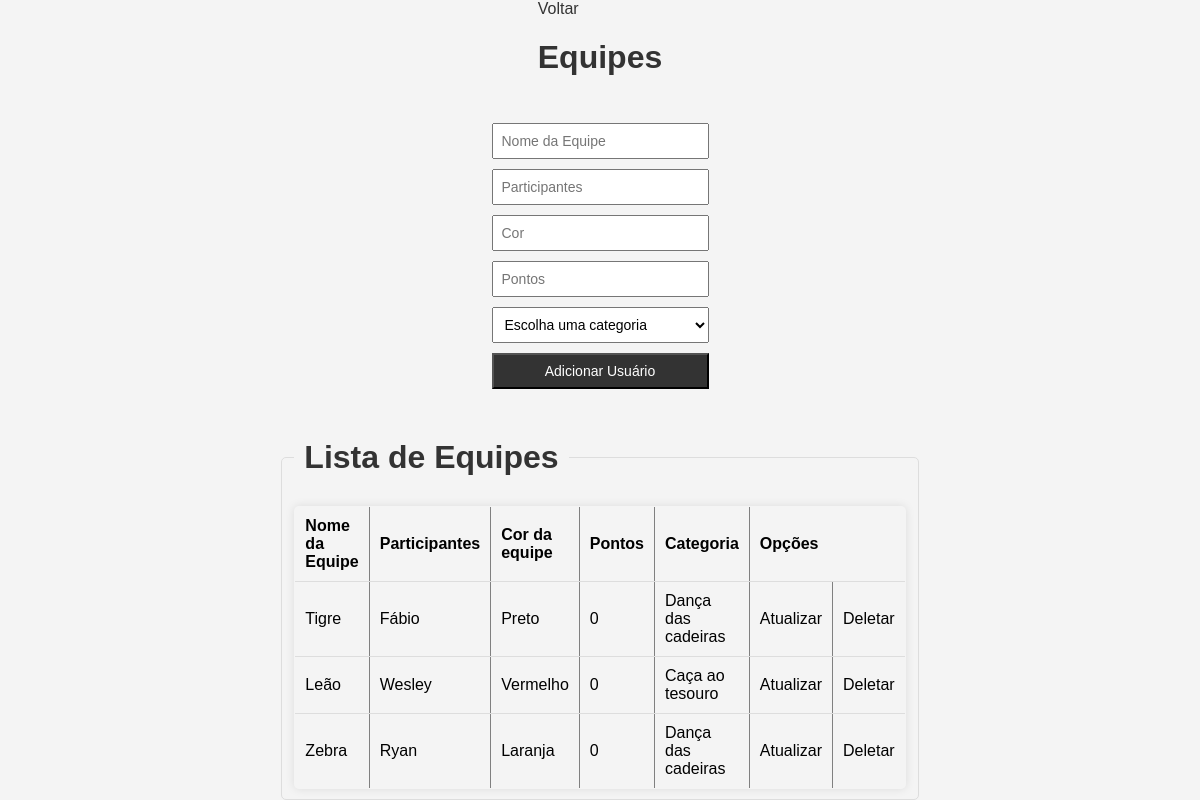
The app's page /Public/Adm/equip.php, older data.
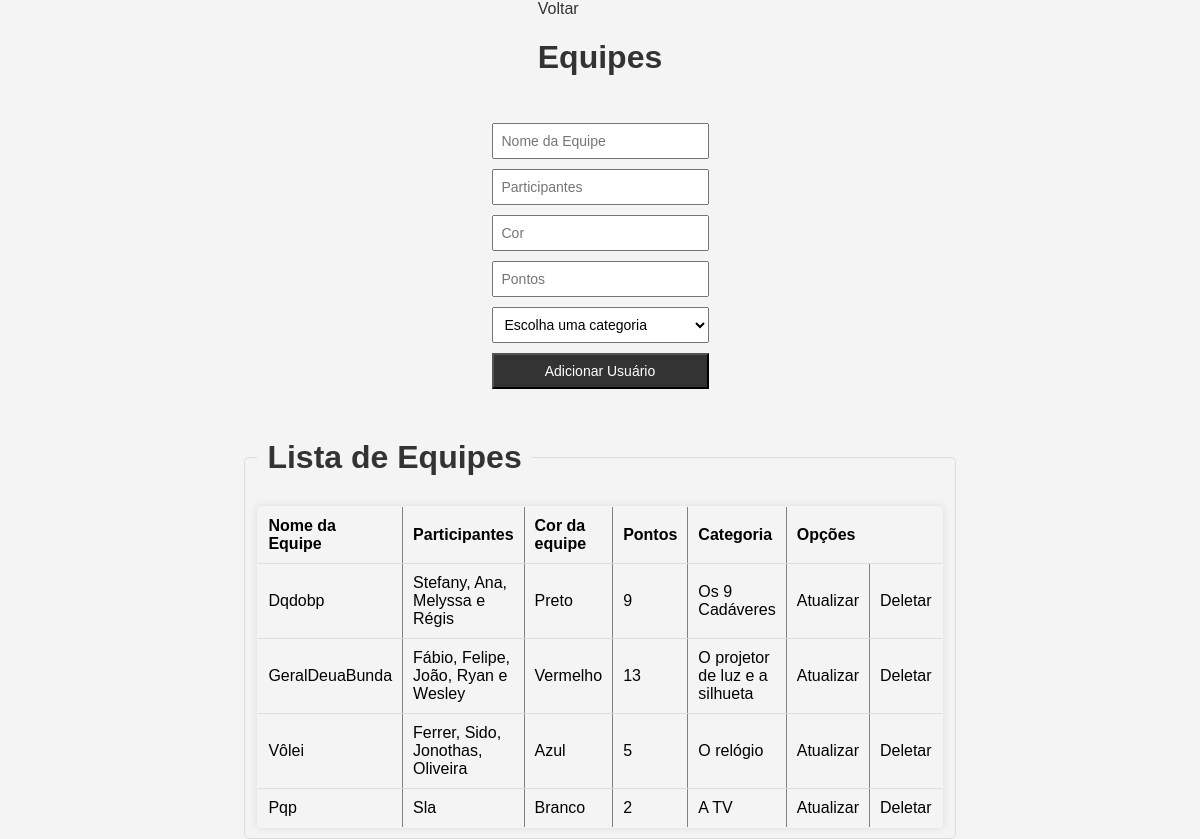
The same page, newer data.
### tables this page shows
CREATE TABLE `equipes` (
  `id_equipes` int(11) NOT NULL,
  `nome` varchar(255) NOT NULL,
  `participantes` varchar(255) NOT NULL,
  `cor` varchar(255) NOT NULL,
  `pontos` int(11) NOT NULL,
  `categoria` varchar(255) NOT NULL
);

### App/Controller/EquipeController.php (called while the page is built, shortened)
<?php
require_once '../../App/Model/EquipeModel.php';
class EquipeController {
    private $equipeModel;
    public function __construct($pdo) {
        $this->equipeModel = new EquipeModel($pdo);
    }
    public function listarEquipes() {
        return $this->equipeModel->listarEquipes();
    }
    public function exibirListaEquipes() {
        include '../../Resources/View/equipes/lista.php';
    }
}
?>

### App/Model/EquipeModel.php (called while the page is built, shortened)
<?php
class EquipeModel {
    private $pdo;
    public function __construct($pdo) {
        $this->pdo = $pdo;
    }
    public function listarEquipes() {
        $sql = "SELECT * FROM equipes";
        $stmt = $this->pdo->query($sql);
        return $stmt->fetchAll(PDO::FETCH_ASSOC);
    }
}
?>

### Resources/View/equipes/lista.php (the view, shortened to what this page needs)
<?php
include '../../Config/config.php';
?>
<!DOCTYPE html>
<html>
<head>
</head>
<body>
    <fieldset>
        <legend><h1>Lista de Equipes</h1></legend>
        <?php
            $stmt = $pdo->query('SELECT * FROM equipes');
            $equipes = $stmt->fetchAll(PDO::FETCH_ASSOC);
            if (count($equipes) == 0) {
                echo '<p>Nenhuma Equipe cadastrada</p>';
            } else {
                echo '<table border="1">';
                echo '<thead><tr><th>Nome da Equipe</th><th>Participantes</th><th>Cor da equipe</th><th>Pontos</th><th>Categoria</th><th colspan="2">Opções</th></tr></thead>';
                echo '<tbody>';
                foreach ($equipes as $equipe) {
                    echo '<tr>';
                    echo '<td>' . $equipe['nome'] . '</td>';
                    echo '<td>' . $equipe['participantes'] . '</td>';
                    echo '<td>' . $equipe['cor'] . '</td>';
                    echo '<td>' . $equipe['pontos'] . '</td>';
                    echo '<td>' . $equipe['categoria'] . '</td>';
                    echo "<td><a style='color:black;' href='../../App/Providers/atualizar.php?id={$equipe['id_equipes']}'>Atualizar</a></td>";
                    echo "<td><a style='color:black;' href='../../App/Providers/deletar.php?id={$equipe['id_equipes']}'>Deletar</a></td>";
                    echo '</tr>';
                }
                echo '</tbody>';
                echo '</table>';
            }
        ?>
    </fieldset>
</body>
</html>

Row changes from the older to the newer data that the page shows:
removed equipes: nome "Tigre", participantes "Fábio", cor "Preto", pontos "0", categoria "Dança das cadeiras"
removed equipes: nome "Leão", participantes "Wesley", cor "Vermelho", pontos "0", categoria "Caça ao tesouro"
removed equipes: nome "Zebra", participantes "Ryan", cor "Laranja", pontos "0", categoria "Dança das cadeiras"
added equipes: nome "Dqdobp", participantes "Stefany, Ana, Melyssa e Régis", cor "Preto", pontos "9", categoria "Os 9 Cadáveres"
added equipes: nome "GeralDeuaBunda", participantes "Fábio, Felipe, João, Ryan e Wesley", cor "Vermelho", pontos "13", categoria "O projetor de luz e a silhueta"
added equipes: nome "Vôlei", participantes "Ferrer, Sido, Jonothas, Oliveira", cor "Azul", pontos "5", categoria "O relógio"
added equipes: nome "Pqp", participantes "Sla", cor "Branco", pontos "2", categoria "A TV"
